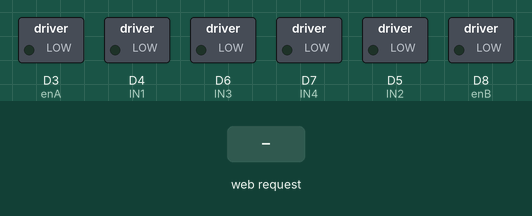
Recording of a sketch running on a simulated ESP8266 (Wemos D1 mini). Shown: switched loads named in the sketch (green lamp = pin HIGH). The inputs (shaded band) are chosen by the test bench. WiFi joins after 1.5 s; servers stay silent unless stated; what the sketch prints to the serial monitor is not drawn.

Above: at 7.7 s.
7.8 s: HTTP request GET /FOWARD received
At 8.8 s:
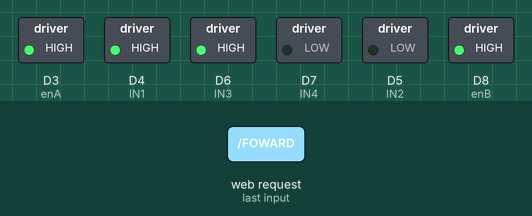
9.3 s: HTTP request GET /BACK received
At 10.0 s:
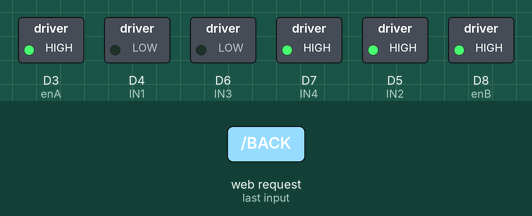
10.8 s: HTTP request GET /LEFT received
At 11.2 s:
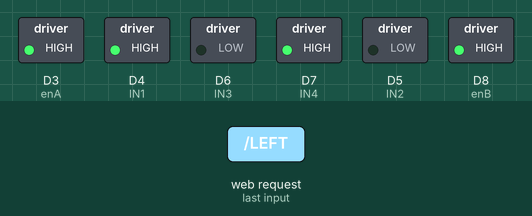
12.3 s: HTTP request GET /RIGHT received
At 13.5 s:
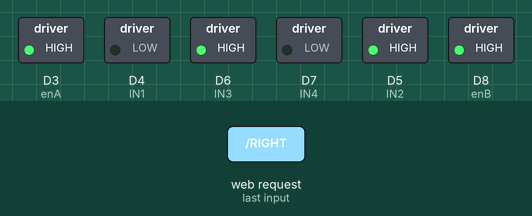
13.8 s: HTTP request GET /STOP received
At 14.6 s:
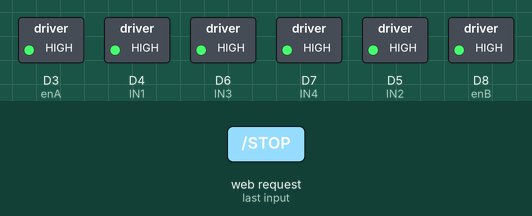
Timing chart, 0 to 16.3 s (numbered marks = the images above; inputs shaded):
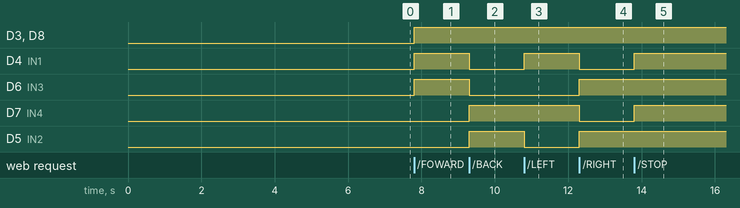

Measured:
- after the input at 7.8 s, D3 (enA), D4 (IN1), D6 (IN3), D8 (enB): LOW → HIGH at once
- after the input at 9.3 s, D4 (IN1), D6 (IN3): HIGH → LOW at once; D7 (IN4), D5 (IN2): LOW → HIGH at once
- after the input at 10.8 s, D4 (IN1): LOW → HIGH at once; D5 (IN2): HIGH → LOW at once
- after the input at 12.3 s, D4 (IN1), D7 (IN4): HIGH → LOW at once; D6 (IN3), D5 (IN2): LOW → HIGH at once
- after the input at 13.8 s, D4 (IN1), D7 (IN4): LOW → HIGH at once

The sketch:

wemoswifiBotController.ino
```cpp
#include <ESP8266WiFi.h>

// headers
void foward();
void back();
void left();
void right();
void stopMove();

const char* ssid = "GPRUSS";
const char* password = "fastolff";
int value;

WiFiServer server(80);

// conexoes ponte H
// 12v -> fonte externa 5v corrente
// gnd -> wemos gnd
// 5v  -> wemos 5v

// wemos
// gnd -> fonte externa 5v gnd

//Definicoes pinos Arduino ligados a entrada da Ponte H
int enA = D3;
int IN1 = D4;
int IN2 = D5;
int IN3 = D6;
int IN4 = D7;
int enB = D8;

// definições de velocidade
// obs.: oportunidade de igualar motores
const int speedA = 1500;
const int speedB = 1500;

void setup()
{
  //Define os pinos como saida
  pinMode(enA, OUTPUT);
  pinMode(IN1, OUTPUT);
  pinMode(IN2, OUTPUT);
  pinMode(IN3, OUTPUT);
  pinMode(IN4, OUTPUT);
  pinMode(enB, OUTPUT);

  Serial.begin(115200);
  delay(5000);


  pinMode(LED_BUILTIN, OUTPUT);
  digitalWrite(LED_BUILTIN, LOW);

  // Connect to WiFi network
  Serial.println();
  Serial.println();
  Serial.print("Connecting to ");
  Serial.println(ssid);

  WiFi.begin(ssid, password);

  while (WiFi.status() != WL_CONNECTED) {
    delay(500);
    Serial.print(".");
  }
  Serial.println("");
  Serial.println("WiFi connected");

  // Start the server
  server.begin();
  Serial.println("Server started");

  // Print the IP address
  Serial.print("Use this URL : ");
  Serial.print("http://");
  Serial.print(WiFi.localIP());
  Serial.println("/");

}

void loop() {
  // Check if a client has connected
  WiFiClient client = server.available();
  if (!client) {
    return;
  }

  // Wait until the client sends some data
  Serial.println("new client");
  while(!client.available()){
    delay(1);
  }

  // Read the first line of the request
  String request = client.readStringUntil('\r');
  Serial.println(request);
  client.flush();

  // Match the request

  if (request.indexOf("/FOWARD") != -1) {
    value = 0;
    foward();
  }
  if (request.indexOf("/BACK") != -1) {
    value = 1;
    back();
  }
  if (request.indexOf("/LEFT") != -1) {
    value = 2;
    left();
  }
  if (request.indexOf("/RIGHT") != -1){
    value = 3;
    right();
  }
  if (request.indexOf("/STOP") != -1){
    value = 4;
    stopMove();
  }


  // Return the response
  client.println("HTTP/1.1 200 OK");
  client.println("Content-Type: text/html");
  client.println(""); //  do not forget this one
  client.println("<!DOCTYPE HTML>");
  client.println("<html>");

  client.print("Led pin is now: ");

  if(value == 0) {
    client.print("go Foward");
  } else if(value == 1) {
    client.print("go Back");
  } else if(value == 2) {
    client.print("go Left");
  } else if(value == 3) {
    client.print("go Right");
  } else if(value == 4) {
    client.print("stop");
  }
  client.println("<br><br>");
  client.println("Click <a href=\"/FOWARD\">here</a> to go foward<br>");
  client.println("Click <a href=\"/BACK\">here</a> to go back<br>");
  client.println("Click <a href=\"/LEFT\">here</a> to go left<br>");
  client.println("Click <a href=\"/RIGHT\">here</a> to go right<br>");
  client.println("Click <a href=\"/STOP\">here</a> to stop<br>");
  client.println("</html>");

  delay(1);
  Serial.println("Client disconnected");
  Serial.println("");

}


// motor control

void foward() {
  //Gira o Motor A no sentido horario
  analogWrite(enA, speedA);// PWM possible range 0~900
  digitalWrite(IN1, HIGH);
  digitalWrite(IN2, LOW);
  //Gira o Motor B no sentido anti-horario
  analogWrite(enB, speedB);// PWM possible range 0~900
  digitalWrite(IN3, HIGH);
  digitalWrite(IN4, LOW);
  delay(50);
}

void back() {
  //Gira o Motor A no sentido anti-horario
  analogWrite(enA, speedA);// PWM possible range 0~900
  digitalWrite(IN1, LOW);
  digitalWrite(IN2, HIGH);
  //Gira o Motor B no sentido horario
  analogWrite(enB, speedB);// PWM possible range 0~900
  digitalWrite(IN3, LOW);
  digitalWrite(IN4, HIGH);
  delay(50);
}

void left() {
  //Gira o Motor A no sentido anti-horario
  analogWrite(enA, speedA);// PWM possible range 0~900
  digitalWrite(IN1, HIGH);
  digitalWrite(IN2, LOW);
  //Gira o Motor B no sentido anti-horario
  analogWrite(enB, speedB);// PWM possible range 0~900
  digitalWrite(IN3, LOW);
  digitalWrite(IN4, HIGH);
  delay(50);
}

void right() {
  //Gira o Motor A no sentido horario
  analogWrite(enA, speedA);// PWM possible range 0~900
  digitalWrite(IN1, LOW);
  digitalWrite(IN2, HIGH);
  //Gira o Motor B no sentido horario
  analogWrite(enB, speedB);// PWM possible range 0~900
  digitalWrite(IN3, HIGH);
  digitalWrite(IN4, LOW);
  delay(50);
}

void stopMove() {
  //para o Motor A
  analogWrite(enA, speedA);// PWM possible range 0~900
  digitalWrite(IN1, HIGH);
  digitalWrite(IN2, HIGH);
  //para o Motor B
  analogWrite(enB, speedB);// PWM possible range 0~900
  digitalWrite(IN3, HIGH);
  digitalWrite(IN4, HIGH);
  delay(50);
}
```
